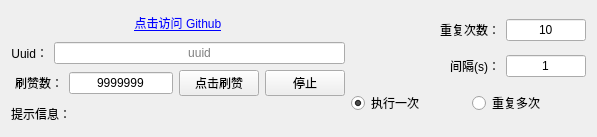
<?xml version="1.0" encoding="UTF-8"?>
<ui version="4.0">
 <class>DddzWindow</class>
 <widget class="QWidget" name="DddzWindow">
  <property name="geometry">
   <rect>
    <x>0</x>
    <y>0</y>
    <width>597</width>
    <height>137</height>
   </rect>
  </property>
  <property name="sizePolicy">
   <sizepolicy hsizetype="Preferred" vsizetype="Preferred">
    <horstretch>0</horstretch>
    <verstretch>0</verstretch>
   </sizepolicy>
  </property>
  <property name="windowTitle">
   <string>钉钉点赞 By Forgo7ten</string>
  </property>
  <layout class="QHBoxLayout" name="horizontalLayout_7">
   <item>
    <layout class="QVBoxLayout" name="verticalLayout">
     <item>
      <widget class="QLabel" name="labelUrl">
       <property name="text">
        <string>&lt;a href =&quot;https://github.com/Forgo7ten&quot;&gt;点击访问 Github&lt;/a&gt;</string>
       </property>
       <property name="alignment">
        <set>Qt::AlignCenter</set>
       </property>
       <property name="textInteractionFlags">
        <set>Qt::LinksAccessibleByMouse</set>
       </property>
      </widget>
     </item>
     <item>
      <layout class="QHBoxLayout" name="horizontalLayout_2">
       <item>
        <widget class="QLabel" name="label1">
         <property name="text">
          <string>Uuid：</string>
         </property>
         <property name="alignment">
          <set>Qt::AlignRight|Qt::AlignTrailing|Qt::AlignVCenter</set>
         </property>
        </widget>
       </item>
       <item>
        <widget class="QLineEdit" name="inputUuid">
         <property name="alignment">
          <set>Qt::AlignCenter</set>
         </property>
         <property name="placeholderText">
          <string>uuid</string>
         </property>
        </widget>
       </item>
      </layout>
     </item>
     <item>
      <layout class="QHBoxLayout" name="horizontalLayout" stretch="1,2,1,1">
       <item>
        <widget class="QLabel" name="label2">
         <property name="text">
          <string>刷赞数：</string>
         </property>
         <property name="alignment">
          <set>Qt::AlignRight|Qt::AlignTrailing|Qt::AlignVCenter</set>
         </property>
        </widget>
       </item>
       <item>
        <widget class="QLineEdit" name="inputCount">
         <property name="inputMask">
          <string/>
         </property>
         <property name="text">
          <string>9999999</string>
         </property>
         <property name="maxLength">
          <number>7</number>
         </property>
         <property name="alignment">
          <set>Qt::AlignCenter</set>
         </property>
        </widget>
       </item>
       <item>
        <widget class="QPushButton" name="startButton">
         <property name="text">
          <string>点击刷赞</string>
         </property>
        </widget>
       </item>
       <item>
        <widget class="QPushButton" name="stopButton">
         <property name="text">
          <string>停止</string>
         </property>
        </widget>
       </item>
      </layout>
     </item>
     <item>
      <layout class="QHBoxLayout" name="horizontalLayout_3">
       <item>
        <widget class="QLabel" name="labelTip">
         <property name="text">
          <string>提示信息：</string>
         </property>
         <property name="alignment">
          <set>Qt::AlignRight|Qt::AlignTrailing|Qt::AlignVCenter</set>
         </property>
        </widget>
       </item>
       <item>
        <widget class="QLabel" name="tipsPrint">
         <property name="sizePolicy">
          <sizepolicy hsizetype="MinimumExpanding" vsizetype="Preferred">
           <horstretch>0</horstretch>
           <verstretch>0</verstretch>
          </sizepolicy>
         </property>
         <property name="text">
          <string/>
         </property>
         <property name="alignment">
          <set>Qt::AlignLeading|Qt::AlignLeft|Qt::AlignVCenter</set>
         </property>
        </widget>
       </item>
      </layout>
     </item>
    </layout>
   </item>
   <item>
    <layout class="QVBoxLayout" name="verticalLayout_2">
     <item>
      <layout class="QHBoxLayout" name="horizontalLayout_4">
       <item>
        <widget class="QLabel" name="label3">
         <property name="text">
          <string>重复次数：</string>
         </property>
         <property name="alignment">
          <set>Qt::AlignRight|Qt::AlignTrailing|Qt::AlignVCenter</set>
         </property>
        </widget>
       </item>
       <item>
        <widget class="QLineEdit" name="repeatNum">
         <property name="maximumSize">
          <size>
           <width>80</width>
           <height>16777215</height>
          </size>
         </property>
         <property name="inputMask">
          <string/>
         </property>
         <property name="text">
          <string>10</string>
         </property>
         <property name="maxLength">
          <number>3</number>
         </property>
         <property name="cursorPosition">
          <number>2</number>
         </property>
         <property name="alignment">
          <set>Qt::AlignCenter</set>
         </property>
        </widget>
       </item>
      </layout>
     </item>
     <item>
      <layout class="QHBoxLayout" name="horizontalLayout_5">
       <item>
        <widget class="QLabel" name="label3_2">
         <property name="text">
          <string>间隔(s)：</string>
         </property>
         <property name="alignment">
          <set>Qt::AlignRight|Qt::AlignTrailing|Qt::AlignVCenter</set>
         </property>
        </widget>
       </item>
       <item>
        <widget class="QLineEdit" name="repeatIntval">
         <property name="maximumSize">
          <size>
           <width>80</width>
           <height>16777215</height>
          </size>
         </property>
         <property name="inputMask">
          <string/>
         </property>
         <property name="text">
          <string>1</string>
         </property>
         <property name="maxLength">
          <number>1</number>
         </property>
         <property name="cursorPosition">
          <number>1</number>
         </property>
         <property name="alignment">
          <set>Qt::AlignCenter</set>
         </property>
        </widget>
       </item>
      </layout>
     </item>
     <item>
      <layout class="QHBoxLayout" name="horizontalLayout_6">
       <item>
        <widget class="QRadioButton" name="norepeat">
         <property name="text">
          <string>执行一次</string>
         </property>
         <property name="checkable">
          <bool>true</bool>
         </property>
         <property name="checked">
          <bool>true</bool>
         </property>
        </widget>
       </item>
       <item>
        <widget class="QRadioButton" name="repeat">
         <property name="text">
          <string>重复多次</string>
         </property>
        </widget>
       </item>
      </layout>
     </item>
    </layout>
   </item>
  </layout>
 </widget>
 <resources/>
 <connections/>
</ui>
